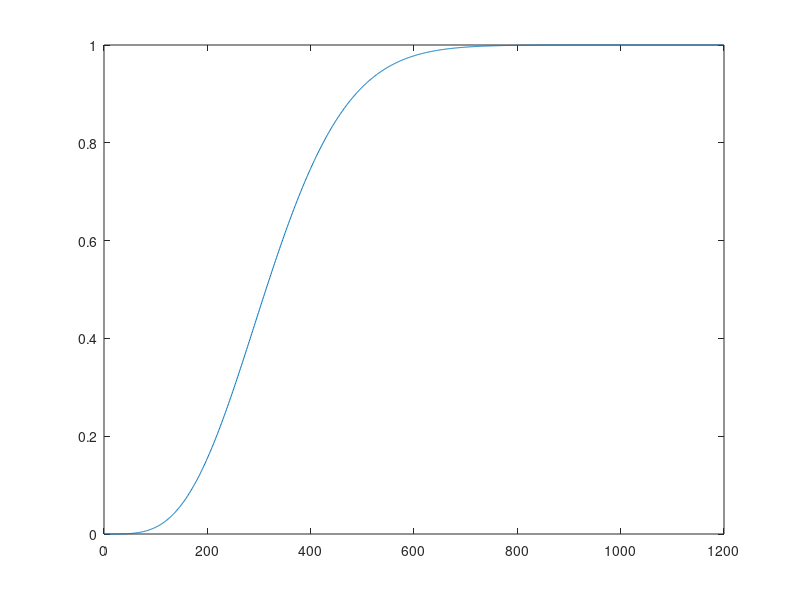

Write MATLAB code to recreate this figure. (Note: this script raises an error after producing the figure.)
%% plot model
clear; clc; close all;
% gaussian function to mask source effect
r=600; % sigma usually equals to 20 times of a grid size
sigma=200; % sigma usually equals to 5 times of a grid size
GaussTemp = ones(1,r*2-1);
for i=1 : r*2-1
    GaussTemp(i) = exp(-(i)^2/(2*sigma^2))/(sigma*sqrt(2*pi));
end
Gauss=GaussTemp;
for i=1 : r*2-1
    Gauss(i) = 1-Gauss(i)./max(GaussTemp);
end
for i=1 : r*2-1
    Gauss(i) = Gauss(i).^2;
end
figure(1);plot(Gauss);
%% read data
data=load('model_true_ascii');
[row column]=size(data);
x_max=max(data(:,1));
z_max=max(data(:,2));
% read source location
source=load('sources.dat');
[nsource,~]=size(source);
%% mask according to the source location

% find topography
x=unique(data(:,1));
[x_num,~]=size(x);
z=zeros(1,x_num);
for i=1:x_num
    z_tmp=zeros(1,100000);
    for j=1:row
        k=1;
        if data(j,1)==x(i)
           z_tmp(k)=data(j,2);
           k=k+1;
        end
    end
	z(i)=max(z_tmp); % z is topography
end

% source depth is defined by topography
for isource=1:nsource
    source_x(isource)=source(isource,1);
    for ix=1:x_num
        dist(ix)=abs(source_x(isource)-x(ix));
    end
    [~,index]=min(dist);
    source_z(isource)=z(index);
end

% set mask (source depth is defined by topography)
mask=zeros(row,column-1,nsource);
for isource=1:nsource
    for irow=1:row
        dist=sqrt((source_x(isource)-data(irow,1)).^2+(source_z(isource)-data(irow,2)).^2);
        if dist<=2*r-2
            mask(irow,5,isource)=Gauss(round(dist+1));
        else
            mask(irow,5,isource)=1;
        end
    end
end
mask_final=squeeze(mask(:,:,1));
for isource=2:nsource
    mask_final=mask_final.*squeeze(mask(:,:,isource));
end

%% output new ascii model file

filename = sprintf('./mask.dat');
fid=fopen(filename,'w');
for i=1:row	
    fprintf(fid,'%f %f %f %f %f\n',data(i,1),data(i,2),mask_final(i,5),mask_final(i,5),mask_final(i,5));
end
fclose(fid);

